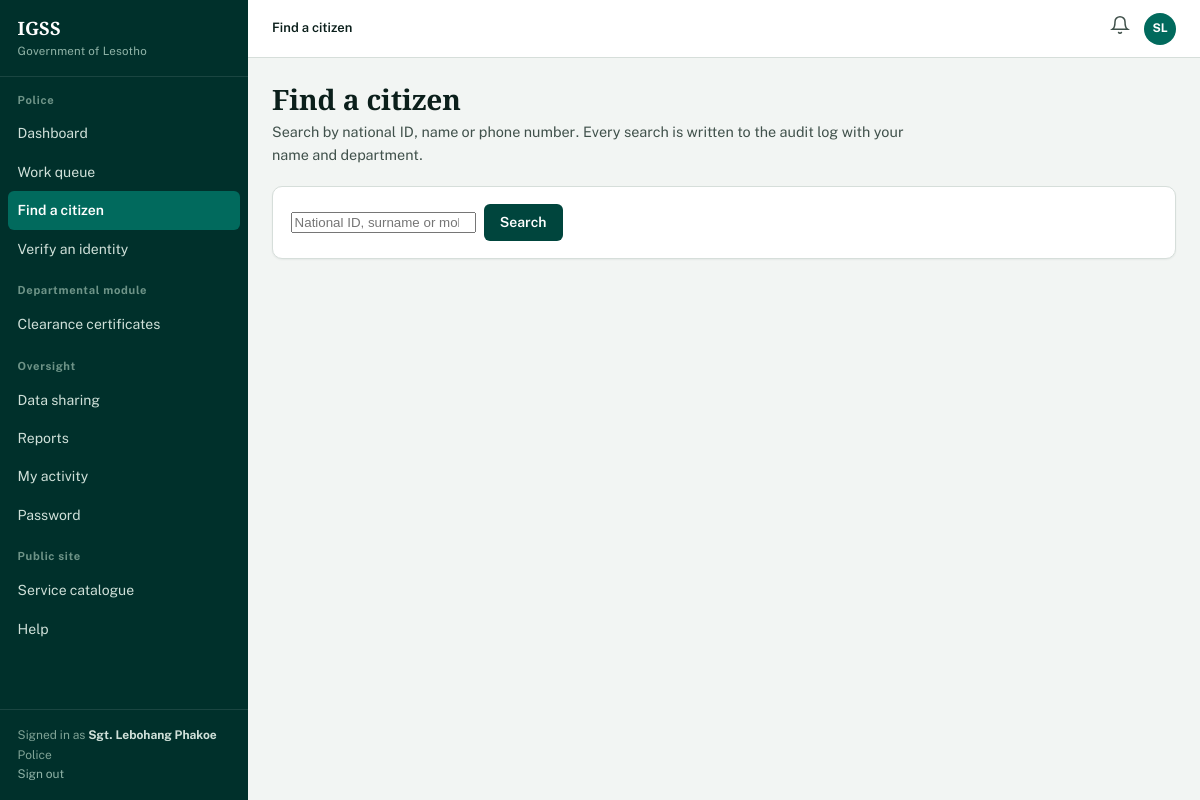
The page /staff/search (signed in) on the database its author committed.
### models.py (models this page shows, shortened)
class Department(db.Model):
    __tablename__ = "departments"
    id = db.Column(db.Integer, primary_key=True)
    code = db.Column(db.String(6), unique=True, nullable=False)
    name = db.Column(db.String(100), nullable=False)
    ministry = db.Column(db.String(120))
    description = db.Column(db.Text)
    contact_phone = db.Column(db.String(30))
    contact_email = db.Column(db.String(120))
    head_office = db.Column(db.String(120))
    employees = db.relationship("Employee", back_populates="department")
    services = db.relationship("Service", back_populates="department")
    applications = db.relationship("Application", back_populates="department")

class Employee(db.Model):
    __tablename__ = "employees"
    id = db.Column(db.Integer, primary_key=True)
    user_id = db.Column(db.Integer, db.ForeignKey("users.id"), unique=True)
    department_id = db.Column(db.Integer, db.ForeignKey("departments.id"))
    employee_no = db.Column(db.String(20), unique=True, nullable=False)
    full_name = db.Column(db.String(120), nullable=False)
    position = db.Column(db.String(80))
    office = db.Column(db.String(80))
    phone = db.Column(db.String(20))
    can_approve = db.Column(db.Boolean, default=False)
    is_manager = db.Column(db.Boolean, default=False)
    created_at = db.Column(db.DateTime, default=datetime.utcnow)
    user = db.relationship("User", back_populates="employee")
    department = db.relationship("Department", back_populates="employees")
    handled = db.relationship("Application", back_populates="officer",
                              foreign_keys="Application.officer_id")

### blueprints/employee.py (the view, shortened to what this page needs)
@employee_bp.route("/search")
@employee_required
def search():
    term = request.args.get("q", "").strip()
    results = []
    return render_template("employee/search.html", results=results, term=term)

### models.py (called while the page is built)
@login_manager.user_loader
def load_user(user_id):
    return db.session.get(User, int(user_id))

    @property
    def is_citizen(self):
        return self.role == "citizen"

    @property
    def is_employee(self):
        return self.role == "employee"

    @property
    def display_name(self):
        if self.citizen:
            return f"{self.citizen.first_name} {self.citizen.last_name}"
        if self.employee:
            return self.employee.full_name
        return self.username

    @property
    def initials(self):
        parts = self.display_name.split()
        return "".join(p[0] for p in parts[:2]).upper() or "?"

    @property
    def unread_count(self):
        return sum(1 for n in self.notifications if not n.read)

### utils/security.py (called while the page is built)
def role_required(*roles):
    def decorator(view):
        @wraps(view)
        def wrapped(*args, **kwargs):
            if not current_user.is_authenticated:
                return redirect(url_for("auth.login", next=request.path))
            if current_user.role not in roles:
                flash("Your account does not have access to that area.", "danger")
                return redirect(url_for("main.home"))
            return view(*args, **kwargs)
        return wrapped
    return decorator

### templates/employee/search.html (shortened to what this page needs)
{% extends "base.html" %}
{% from "partials/macros.html" import empty %}
{% block crumb %}<strong>Find a citizen</strong>{% endblock %}
{% block sidebar %}{% include "partials/nav.html" %}{% endblock %}
{% block content %}
<div class="page-head"><div>
  <h1>Find a citizen</h1>
  <p class="lead">Search by national ID, name or phone number. Every search is written
     to the audit log with your name and department.</p>
</div></div>
<form method="get" class="panel mb-3">
  <div class="panel-body">
    <div class="flex">
      <input type="search" name="q" value="{{ term }}" autofocus
             placeholder="National ID, surname or mobile number">
      <button class="btn btn-primary" type="submit">Search</button>
    </div>
  </div>
</form>
{% endblock %}

### templates/base.html (shortened to what this page needs)
<!DOCTYPE html>
<html lang="en">
<head>
<link rel="stylesheet" href="{{ url_for('static', filename='css/style.css') }}">
</head>
<body>
<div class="shell">
  <aside class="sidebar">
    <div class="sidebar-brand">
      <a href="{{ url_for('main.dashboard_router') }}" style="text-decoration:none">
        <span class="crest">{{ SYSTEM_SHORT }}</span>
        <span class="crest-sub">{{ ORGANISATION }}</span>
      </a>
    </div>
    {% block sidebar %}{% endblock %}
    <div class="sidebar-foot">
      Signed in as <strong style="color:#CFE0D9">{{ current_user.display_name }}</strong><br>
      {% if current_user.is_employee and current_user.employee and current_user.employee.department %}
        {{ current_user.employee.department.name }}<br>
      {% elif current_user.is_admin %}
        System administration<br>
      {% endif %}
      <a href="{{ url_for('auth.logout') }}" style="color:#8FB3A7">Sign out</a>
    </div>
  </aside>
  <div class="main">
    <header class="topbar">
      <div class="crumb">{% block crumb %}{% endblock %}</div>
      <div class="topbar-actions">
        <a class="bell" data-bell href="{{ url_for('citizen.notifications') }}"
           aria-label="Notifications" title="Notifications">
          <svg width="20" height="20" viewBox="0 0 24 24" fill="none"
               stroke="currentColor" stroke-width="1.8" stroke-linecap="round">
            <path d="M18 8A6 6 0 0 0 6 8c0 7-3 9-3 9h18s-3-2-3-9"/>
            <path d="M13.7 21a2 2 0 0 1-3.4 0"/>
          </svg>
        </a>
        <span class="avatar" title="{{ current_user.display_name }}">{{ current_user.initials }}</span>
      </div>
    </header>
    <main class="content">
      {% block content %}{% endblock %}
    </main>
  </div>
</div>
</body>
</html>

### templates/partials/nav.html (shortened to what this page needs)
{% set ep = request.endpoint %}
{% if current_user.is_citizen %}
  <div class="sidebar-section">My services</div>
  <ul class="sidebar-nav">
    <li><a href="{{ url_for('citizen.dashboard') }}" class="{{ 'active' if ep == 'citizen.dashboard' }}">Dashboard</a></li>
    <li><a href="{{ url_for('citizen.apply_catalogue') }}" class="{{ 'active' if ep in ['citizen.apply_catalogue','citizen.apply'] }}">Apply for a service</a></li>
    <li><a href="{{ url_for('citizen.applications') }}" class="{{ 'active' if ep in ['citizen.applications','citizen.application_detail'] }}">My applications</a></li>
    <li><a href="{{ url_for('citizen.payments') }}" class="{{ 'active' if ep in ['citizen.payments','citizen.receipt'] }}">Payments</a></li>
  </ul>
  <div class="sidebar-section">My profile</div>
  <ul class="sidebar-nav">
    <li><a href="{{ url_for('citizen.profile') }}" class="{{ 'active' if ep == 'citizen.profile' }}">Personal details</a></li>
    <li><a href="{{ url_for('citizen.records') }}" class="{{ 'active' if ep == 'citizen.records' }}">My records</a></li>
    <li><a href="{{ url_for('citizen.documents') }}" class="{{ 'active' if ep == 'citizen.documents' }}">Document wallet</a></li>
    <li><a href="{{ url_for('citizen.notifications') }}" class="{{ 'active' if ep == 'citizen.notifications' }}">Notifications
      {% if current_user.unread_count %}<span class="pill-count">{{ current_user.unread_count }}</span>{% endif %}</a></li>
    <li><a href="{{ url_for('auth.change_password') }}" class="{{ 'active' if ep == 'auth.change_password' }}">Password</a></li>
  </ul>
{% elif current_user.is_employee %}
  {% set dept = current_user.employee.department if current_user.employee else None %}
  <div class="sidebar-section">{{ dept.name if dept else 'Workspace' }}</div>
  <ul class="sidebar-nav">
    <li><a href="{{ url_for('employee.dashboard') }}" class="{{ 'active' if ep == 'employee.dashboard' }}">Dashboard</a></li>
    <li><a href="{{ url_for('employee.queue') }}" class="{{ 'active' if ep in ['employee.queue','employee.application_detail'] }}">Work queue</a></li>
    <li><a href="{{ url_for('employee.search') }}" class="{{ 'active' if ep in ['employee.search','employee.citizen_profile'] }}">Find a citizen</a></li>
    <li><a href="{{ url_for('employee.verify_identity') }}" class="{{ 'active' if ep == 'employee.verify_identity' }}">Verify an identity</a></li>
  </ul>
  {% if dept %}
    <div class="sidebar-section">Departmental module</div>
    <ul class="sidebar-nav">
      {% if dept.code == 'HA' %}
        <li><a href="{{ url_for('departments.home_affairs') }}" class="{{ 'active' if ep == 'departments.home_affairs' }}">Identity and civil register</a></li>
        <li><a href="{{ url_for('departments.passport') }}" class="{{ 'active' if ep == 'departments.passport' }}">Passport services</a></li>
      {% elif dept.code == 'PAS' %}
        <li><a href="{{ url_for('departments.passport') }}" class="{{ 'active' if ep == 'departments.passport' }}">Passport register</a></li>
      {% elif dept.code == 'POL' %}
        <li><a href="{{ url_for('departments.police') }}" class="{{ 'active' if ep == 'departments.police' }}">Clearance certificates</a></li>
      {% elif dept.code == 'TRF' %}
        <li><a href="{{ url_for('departments.traffic') }}" class="{{ 'active' if ep == 'departments.traffic' }}">Licences and vehicles</a></li>
      {% elif dept.code == 'FIN' %}
        <li><a href="{{ url_for('departments.finance') }}" class="{{ 'active' if ep == 'departments.finance' }}">Revenue and accounts</a></li>
      {% elif dept.code == 'PEN' %}
        <li><a href="{{ url_for('departments.pensions') }}" class="{{ 'active' if ep == 'departments.pensions' }}">Grants and payroll</a></li>
      {% endif %}
    </ul>
  {% endif %}
  <div class="sidebar-section">Oversight</div>
  <ul class="sidebar-nav">
    <li><a href="{{ url_for('employee.access_requests') }}" class="{{ 'active' if ep == 'employee.access_requests' }}">Data sharing</a></li>
    <li><a href="{{ url_for('employee.reports') }}" class="{{ 'active' if ep == 'employee.reports' }}">Reports</a></li>
    <li><a href="{{ url_for('employee.activity') }}" class="{{ 'active' if ep == 'employee.activity' }}">My activity</a></li>
    <li><a href="{{ url_for('auth.change_password') }}" class="{{ 'active' if ep == 'auth.change_password' }}">Password</a></li>
  </ul>
{% endif %}
<div class="sidebar-section">Public site</div>
<ul class="sidebar-nav">
  <li><a href="{{ url_for('main.services') }}">Service catalogue</a></li>
  <li><a href="{{ url_for('main.help_page') }}">Help</a></li>
</ul>

### static/css/style.css (style rules this page uses)
:root { --green-900: #00302B; --green-800: #00453D; --green-700: #016A5D; --green-100: #E3EFEA; --ink: #0B1F1B; --ink-soft: #40514B; --ink-faint: #74857E; --paper: #F2F5F3; --surface: #FFFFFF; --rule: #D6DEDA; --rule-soft: #E8EEEB; --straw: #C89B2C; --straw-bg: #FBF3DE; --clear: #1F7A4D; --clear-bg: #E3F2E9; --stop: #A3302B; --stop-bg: #FBE9E8; --info: #1F3D6B; --info-bg: #E7EDF6; --dept-HA: #00453D; --dept-POL: #1F3D6B; --dept-TRF: #8A5A17; --dept-FIN: #0F5F63; --dept-PEN: #5B3A6E; --dept-PAS: #7A2E33; --sans: "Public Sans", -apple-system, "Segoe UI", Roboto, sans-serif; --slab: "Zilla Slab", Georgia, serif; --r-sm: 3px; --r-md: 6px; --r-lg: 10px; --shadow-low: 0 1px 2px rgba(11, 31, 27, .06); --shadow-mid: 0 4px 16px rgba(11, 31, 27, .10); --sidebar-w: 248px; }
* { box-sizing: border-box; }
html { -webkit-text-size-adjust: 100%; }
body { margin: 0; font-family: var(--sans); font-size: 15px; line-height: 1.6; color: var(--ink); background: var(--paper); font-variant-numeric: tabular-nums; }
h1, h2, h3, h4 { font-family: var(--slab); font-weight: 600; letter-spacing: -0.005em; color: var(--ink); margin: 0 0 .5rem; line-height: 1.25; }
h1 { font-size: 1.75rem; }
p { margin: 0 0 1rem; max-width: 72ch; }
a { color: var(--green-700); text-decoration: none; }
.shell { display: flex; min-height: 100vh; }
.sidebar { width: var(--sidebar-w); flex: 0 0 var(--sidebar-w); background: var(--green-900); color: #CFE0D9; display: flex; flex-direction: column; position: sticky; top: 0; height: 100vh; overflow-y: auto; }
.sidebar-brand { padding: 1.1rem 1.1rem .9rem; border-bottom: 1px solid rgba(255,255,255,.10); }
.sidebar-brand .crest { font-family: var(--slab); font-size: 1.15rem; font-weight: 600; color: #fff; display: block; line-height: 1.1; }
.sidebar-brand .crest-sub { font-size: .72rem; color: #8FB3A7; letter-spacing: .02em; }
.sidebar-section { padding: .9rem 1.1rem .3rem; font-size: .7rem; font-weight: 700; color: #6E9488; letter-spacing: .06em; }
.sidebar-nav { list-style: none; margin: 0; padding: 0 .5rem; }
.sidebar-nav a { display: flex; align-items: center; gap: .6rem; padding: .5rem .6rem; color: #CFE0D9; border-radius: var(--r-md); font-size: .875rem; text-decoration: none; transition: background .12s ease; }
.sidebar-nav a.active { background: var(--green-700); color: #fff; font-weight: 600; }
.sidebar-foot { margin-top: auto; padding: 1rem 1.1rem; border-top: 1px solid rgba(255,255,255,.10); font-size: .75rem; color: #7FA396; }
.main { flex: 1; min-width: 0; display: flex; flex-direction: column; }
.topbar { background: var(--surface); border-bottom: 1px solid var(--rule); padding: .65rem 1.5rem; display: flex; align-items: center; gap: 1rem; position: sticky; top: 0; z-index: 20; }
.topbar .crumb { font-size: .8125rem; color: var(--ink-faint); }
.topbar .crumb strong { color: var(--ink); font-weight: 600; }
.topbar-actions { margin-left: auto; display: flex; align-items: center; gap: .6rem; }
.avatar { width: 32px; height: 32px; border-radius: 50%; background: var(--green-700); color: #fff; display: grid; place-items: center; font-size: .75rem; font-weight: 700; flex: 0 0 32px; }
.bell { position: relative; color: var(--ink-soft); padding: .3rem; }
.content { padding: 1.5rem; flex: 1; }
.page-head { display: flex; align-items: flex-end; gap: 1rem; flex-wrap: wrap; margin-bottom: 1.25rem; }
.page-head h1 { margin: 0; }
.page-head .lead { color: var(--ink-soft); margin: .15rem 0 0; font-size: .9rem; }
.panel { background: var(--surface); border: 1px solid var(--rule); border-radius: var(--r-lg); box-shadow: var(--shadow-low); }
.panel-body { padding: 1.1rem; }
.btn { display: inline-flex; align-items: center; justify-content: center; gap: .4rem; font-family: var(--sans); font-size: .875rem; font-weight: 600; padding: .5rem .95rem; border-radius: var(--r-md); border: 1px solid transparent; cursor: pointer; text-decoration: none; transition: background .12s ease, border-color .12s ease; line-height: 1.3; }
.btn-primary { background: var(--green-800); color: #fff; }
.flex { display: flex; gap: .5rem; align-items: center; }
.mb-3 { margin-bottom: 1.5rem; }

### rows shown on the page
Department: name "Police", employee.department.name "Police"
Employee: display_name "Sgt. Lebohang Phakoe", initials "SL"

### other values the page prints
{{ SYSTEM_SHORT }} "IGSS"
{{ ORGANISATION }} "Government of Lesotho"
